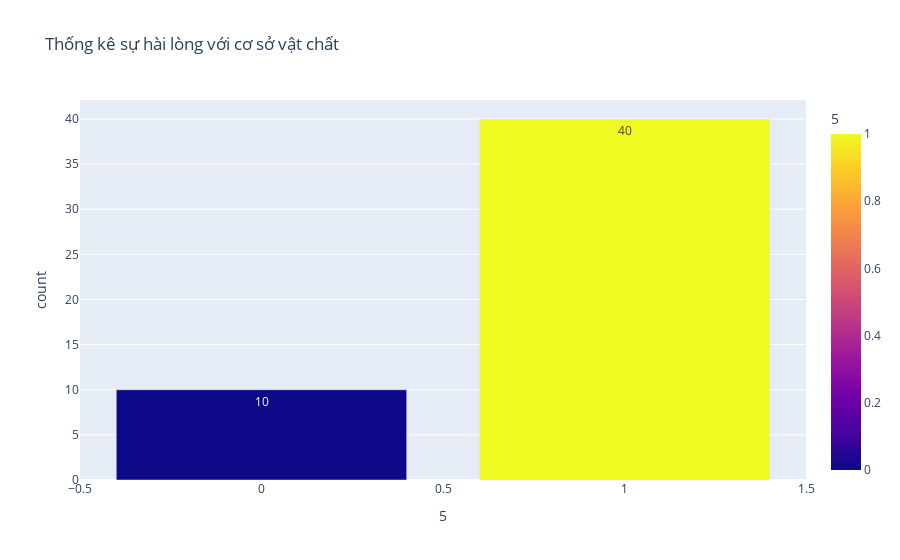

Notebook cell for this chart:
### Markdown cell above
Phân tích cơ sở vật chất

### Code cell
px.bar(
    data['5'].value_counts().to_frame().reset_index(),
    x= '5',
    y= 'count',
    text_auto='.s',
    color='5',
    title='Thống kê sự hài lòng với cơ sở vật chất '
)

### Figure 1 — Plotly figure (JSON) as saved in the notebook; plotly's stock layout.template omitted (floating-point values rounded to 4 significant figures)
{"data": [{"alignmentgroup": "True", "hovertemplate": "5=%{marker.color}<br>count=%{y}<extra></extra>", "legendgroup": "", "marker": {"color": [1, 0], "coloraxis": "coloraxis", "pattern": {"shape": ""}}, "name": "", "offsetgroup": "", "orientation": "v", "showlegend": false, "textposition": "auto", "texttemplate": "%{y:.s}", "type": "bar", "x": [1, 0], "xaxis": "x", "y": [40, 10], "yaxis": "y"}], "layout": {"barmode": "relative", "coloraxis": {"colorbar": {"title": {"text": "5"}}, "colorscale": [[0, "#0d0887"], [0.1111, "#46039f"], [0.2222, "#7201a8"], [0.3333, "#9c179e"], [0.4444, "#bd3786"], [0.5556, "#d8576b"], [0.6667, "#ed7953"], [0.7778, "#fb9f3a"], [0.8889, "#fdca26"], [1, "#f0f921"]]}, "legend": {"tracegroupgap": 0}, "title": {"text": "Thống kê sự hài lòng với cơ sở vật chất "}, "xaxis": {"anchor": "y", "domain": [0, 1], "title": {"text": "5"}}, "yaxis": {"anchor": "x", "domain": [0, 1], "title": {"text": "count"}}}}
